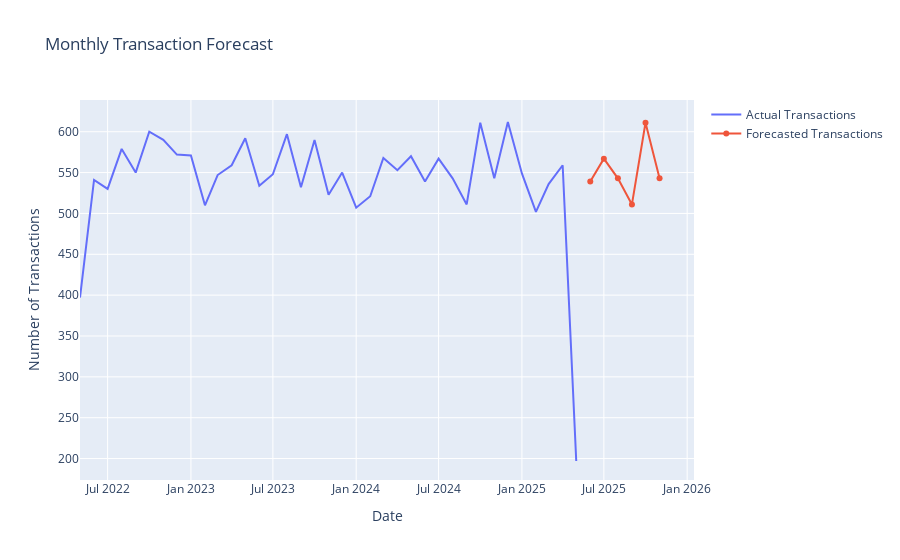

The notebook cell this image was saved under:
### Code cell
# Aggregate monthly transactions
monthly_transactions = transactions.groupby(transactions['TransactionDate'].dt.to_period('M')).size().to_timestamp()

# Check for NaN or infinite values
if monthly_transactions.isna().any() or np.any(np.isinf(monthly_transactions)):
    raise ValueError("Monthly transactions contain NaN or infinite values")

# Test stationarity
result = adfuller(monthly_transactions)
if result[1] > 0.05:
    monthly_transactions_diff = monthly_transactions.diff().dropna()
else:
    monthly_transactions_diff = monthly_transactions

# Fit SARIMA model for transactions
model_tx = auto_arima(monthly_transactions, seasonal=True, m=12, trace=False)
sarima_model = SARIMAX(monthly_transactions, order=model_tx.order, seasonal_order=model_tx.seasonal_order)
results_tx = sarima_model.fit(disp=False)

# Forecast transactions
forecast_tx = results_tx.forecast(steps=6)
forecast_index = pd.date_range(start=monthly_transactions.index[-1] + pd.offsets.MonthBegin(1), periods=6, freq='MS')

# Visualize transaction forecast
fig = go.Figure()
fig.add_trace(go.Scatter(x=monthly_transactions.index, y=monthly_transactions, name='Actual Transactions'))
fig.add_trace(go.Scatter(x=forecast_index, y=forecast_tx, name='Forecasted Transactions'))
fig.update_layout(title='Monthly Transaction Forecast', xaxis_title='Date', yaxis_title='Number of Transactions')
fig.show()

### Figure 1 — Plotly figure (JSON) as saved in the notebook; plotly's stock layout.template omitted (floating-point values rounded to 4 significant figures)
{"data": [{"name": "Actual Transactions", "type": "scatter", "x": ["2022-05-01T00:00:00.000000000", "2022-06-01T00:00:00.000000000", "2022-07-01T00:00:00.000000000", "2022-08-01T00:00:00.000000000", "2022-09-01T00:00:00.000000000", "2022-10-01T00:00:00.000000000", "2022-11-01T00:00:00.000000000", "2022-12-01T00:00:00.000000000", "2023-01-01T00:00:00.000000000", "2023-02-01T00:00:00.000000000", "2023-03-01T00:00:00.000000000", "2023-04-01T00:00:00.000000000", "2023-05-01T00:00:00.000000000", "2023-06-01T00:00:00.000000000", "2023-07-01T00:00:00.000000000", "2023-08-01T00:00:00.000000000", "2023-09-01T00:00:00.000000000", "2023-10-01T00:00:00.000000000", "2023-11-01T00:00:00.000000000", "2023-12-01T00:00:00.000000000", "2024-01-01T00:00:00.000000000", "2024-02-01T00:00:00.000000000", "2024-03-01T00:00:00.000000000", "2024-04-01T00:00:00.000000000", "2024-05-01T00:00:00.000000000", "2024-06-01T00:00:00.000000000", "2024-07-01T00:00:00.000000000", "2024-08-01T00:00:00.000000000", "2024-09-01T00:00:00.000000000", "2024-10-01T00:00:00.000000000", "2024-11-01T00:00:00.000000000", "2024-12-01T00:00:00.000000000", "2025-01-01T00:00:00.000000000", "2025-02-01T00:00:00.000000000", "2025-03-01T00:00:00.000000000", "2025-04-01T00:00:00.000000000", "2025-05-01T00:00:00.000000000"], "y": [397, 541, 530, 579, 550, 600, 590, 572, 571, 510, 547, 559, 592, 534, 548, 597, 532, 590, 523, 550, 507, 521, 568, 553, 570, 539, 567, 543, 511, 611, 543, 612, 549, 502, 536, 559, 197]}, {"name": "Forecasted Transactions", "type": "scatter", "x": ["2025-06-01T00:00:00.000000000", "2025-07-01T00:00:00.000000000", "2025-08-01T00:00:00.000000000", "2025-09-01T00:00:00.000000000", "2025-10-01T00:00:00.000000000", "2025-11-01T00:00:00.000000000"], "y": [539.0, 567.0, 543.0, 511.0, 611.0, 543.0]}], "layout": {"title": {"text": "Monthly Transaction Forecast"}, "xaxis": {"title": {"text": "Date"}}, "yaxis": {"title": {"text": "Number of Transactions"}}}}
